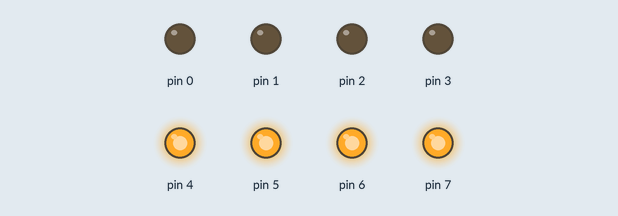
Recording of a sketch running on a simulated Arduino Uno, built with avr-gcc and run on an emulated ATmega328P. Parts: output pins drawn as LEDs (lit = HIGH).

Above: at 0.02 s.
At 2.87 s:
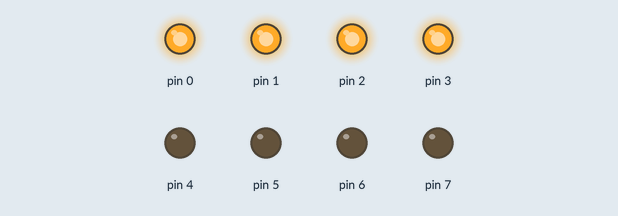
Timing chart, 0 to 3.2 s (numbered marks = the images above):
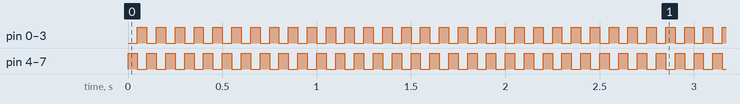

The sketch:

led_8_half.ino
```cpp
void setup() {
  // put your setup code here, to run once:
  int i;
  for(i = 0; i < 8; i++) {
     pinMode(i, OUTPUT);
  }
}

void loop() {
  // put your main code here, to run repeatedly:
  PORTD = 0xf0;
  delay(50);
  PORTD = 0x0f;
  delay(50);
}
```

Measured:
- by itself, pin 0–7: alternates HIGH for 0.05 s and LOW for 0.05 s
